Frame 1 (no input): blank canvas, image omitted
Frame 60 (no input): blank canvas, image omitted
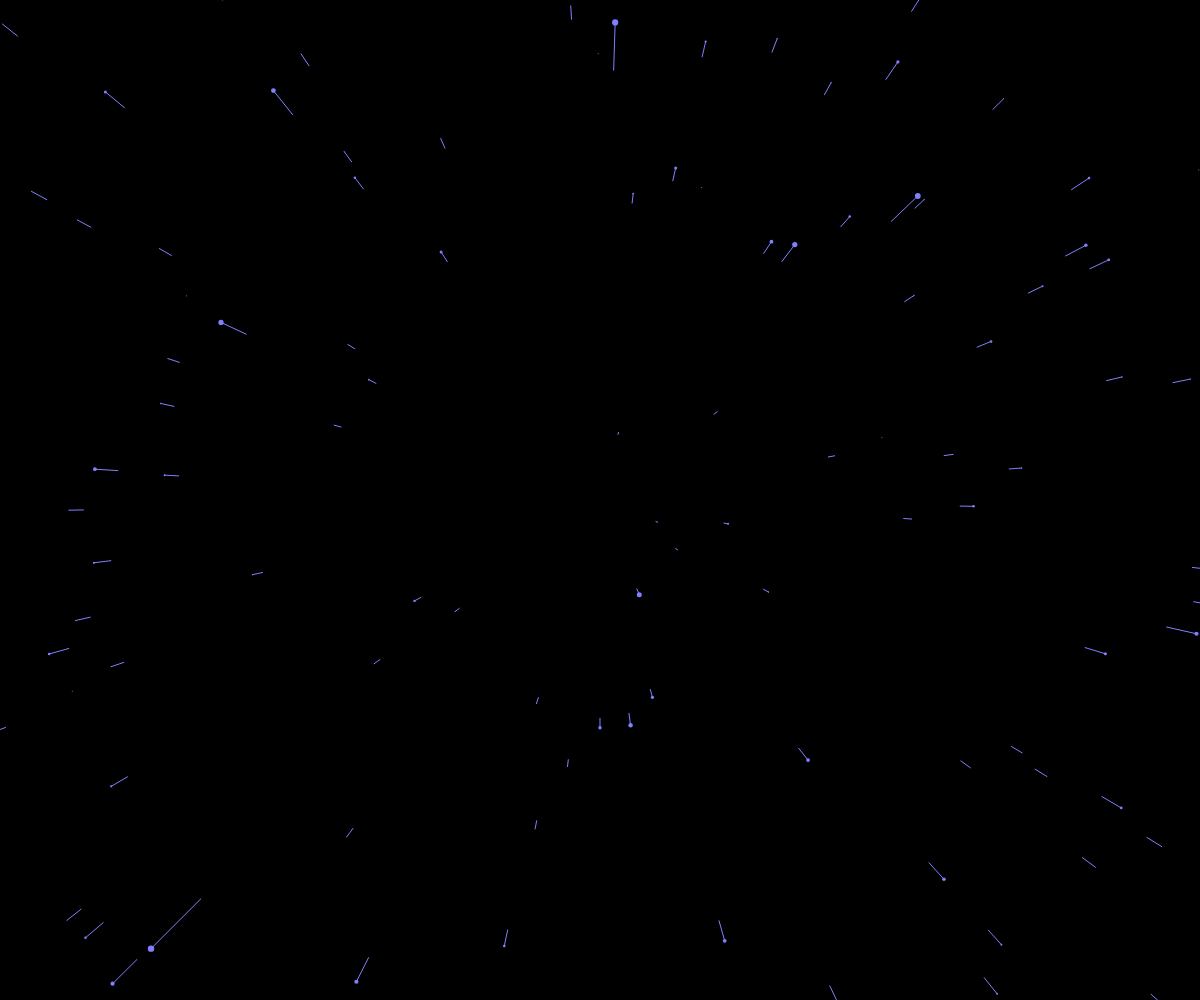
Frame 120 (the mouse pressed at the canvas centre since frame 60)

The p5.js sketch whose frames 1 and 60 were blank and that drew this single picture after the mouse press (run headless with seeded random() and noise() and a simulated clock; from frame 60 on, the mouse is pressed at the canvas centre):

// p5.js sketch
// ── sketch.js
var stars = [];
var speed;

function setup() {
  createCanvas(innerWidth, innerHeight);
  for (var i = 0; i < 1000; i++) {
    stars[i] = new Star();
  }
}

function draw() {
  background(0);
  speed = map(mouseX, 0, width, 0, 60);
  translate(width / 2, height / 2);
  for (var i = 0; i < stars.length; i++) {
    stars[i].update();
    stars[i].show();
  }
}
// ── Star.js
function Star() {
   this.x = random(-width, width);
   this.y = random(-height, height);
   this.z = random(width)
   this.pz = this.pz;
   this.update = function() {
      this.z -= speed;
      if (this.z < 1) {
         this.x = random(-width, width);
         this.y = random(-height, height);
         this.z = width;
         this.pz = this.z;
      }
   }

   this.show = function() {
      fill(map(mouseY, 0, height, 0, 255), map(mouseY, 0, height, 0, 255), 255);
      noStroke();
      var sx = map(this.x / this.z, 0, 1, 0, width);
      var sy = map(this.y / this.z, 0, 1, 0, height);
      var r = map(this.z, 0, width, 8, 0);
      ellipse(sx, sy, r, r);
     
      var px = map(this.x / this.pz, 0, 1, 0, width);
      var py = map(this.y / this.pz, 0, 1, 0, height);
      this.pz = this.z;
      stroke(map(mouseY, 0, height, 0, 255), map(mouseY, 0, height, 0, 255), 255);
      line(px, py, sx, sy);

      
   }
}
